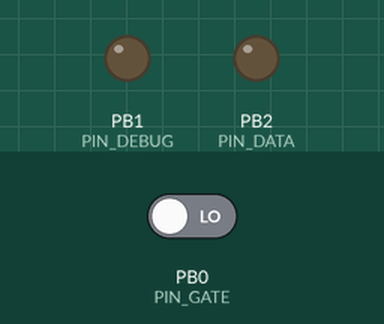
A program run on a simulated ATtiny85, built with avr-gcc and emulated at 8 MHz. Parts: output pins drawn as LEDs (lit = HIGH). The test bench sets the inputs (shaded band); at power-on: PB0 (PIN_GATE) LOW.

Above: at 0.1 s.
At 4.4 s:
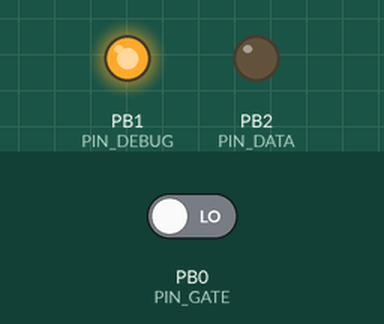
Timing chart, 0 to 5.9 s (numbered marks = the images above):
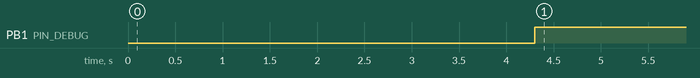

The program:

main.c
```c
// (licence header left out)
#include "main.h"

#include <util/delay.h>

#include "debug.h"
#include "inject.h"


/**
 * the delay in milliseconds between the playstation is powered up and the first
 * initial injection starts
 **/
#define DELAY_AFTER_BOOTUP_MS 4300

/*******************************************************************************
 * @brief   initialize board peripherals
 *
 * @param   none
 *
 * @return  none
 *
 *******************************************************************************/
void init()
{

	REG_DDR  = 0x00; // all pins as inputs
	REG_PORT = 0x00; // no pullup -> high impedance

	debug_init();
}

/*******************************************************************************
 * @brief   the main function
 *
 *
 * @param   none
 *
 * @return  none
 *
 *******************************************************************************/
int main()
{

	init();

	_delay_ms(DELAY_AFTER_BOOTUP_MS);
	inject_sequence();

	while (1) {
		// at the moment nothing to do...
	}
}
```

debug.c
```c
// (licence header left out)
#include "debug.h"

#include "main.h"

/*******************************************************************************
 * @brief   initialize the debug I/O pin
 *
 * simply sets the debug-pin as an output with an initial LOW-level
 *
 * @param   none
 *
 * @return  none
 *
 ******************************************************************************/
void debug_init()
{
	REG_DDR |= (1 << PIN_DEBUG);
	REG_PORT &= ~(1 << PIN_DEBUG);
}

/*******************************************************************************
 * @brief   controls the debug pin
 *
 * @param   mode    DEBUG_LOW     sets the pin to a low-level
 *                  DEBUG_HIGH    sets the pin to a high-level
 *                  DEBUG_TOGGLE  toggles the pin
 *
 * @return  none
 *
 ******************************************************************************/
void debug_set_pin(uint8_t mode)
{

	switch (mode) {

	case DEBUG_LOW:
		REG_PORT &= ~(1 << PIN_DEBUG);
		break;

	case DEBUG_HIGH:
		REG_PORT |= (1 << PIN_DEBUG);
		break;

	case DEBUG_TOGGLE:
		REG_PORT ^= (1 << PIN_DEBUG);
		break;
	}
}
```

debug.h
```c
// (licence header left out)
#include <avr/io.h>

#ifndef DEBUG_H_
#define DEBUG_H_

#define DEBUG_LOW 0
#define DEBUG_HIGH 1
#define DEBUG_TOGGLE 2

void debug_init();
void debug_set_pin(uint8_t mode);

#endif /* DEBUG_H_ */
```

inject.c
```c
// (licence header left out)
#include "inject.h"

#include <avr/interrupt.h>
#include <avr/io.h>
#include <util/delay.h>

#include "debug.h"
#include "main.h"

/**
 * define your region. Valid defines are:
 * REGION_EUROPE, REGION_AMERICA, REGION_JAPAN
 */
#define REGION_EUROPE
//#define REGION_AMERICA
//#define REGION_JAPAN

/**
 * length of a injection stream in number of bits
 **/
#define REGION_LENGTH 44

/**
 * the length of a bit in milliseconds
 **/
#define BIT_LENGTH_MS 4

/**
 * the delay between two injections in milliseconds
 **/
#define DELAY_AFTER_INJECTION_MS 90

/**
 * how much repeats of the region in one injection sequence
 **/
#define REPEAT_INJECTION 70

/**
 * choose the presacler for the timer
 **/
//#define TIMER_PRESCALER_0
//#define TIMER_PRESCALER_8
#define TIMER_PRESCALER_64
//#define TIMER_PRESCALER_256

/******************************************************************************
 * variables
 ******************************************************************************/

#ifdef REGION_EUROPE
// SCEE 1 00110101 00, 1 00111101 00, 1 01011101 00, 1 01011101 00
static char SCEXData[REGION_LENGTH] = {1, 0, 0, 1, 1, 0, 1, 0, 1, 0, 0,  // S
                                       1, 0, 0, 1, 1, 1, 1, 0, 1, 0, 0,  // C
                                       1, 0, 1, 0, 1, 1, 1, 0, 1, 0, 0,  // E
                                       1, 0, 1, 0, 1, 1, 1, 0, 1, 0, 0}; // E

#elif defined REGION_AMERICA
// SCEA: 1 00110101 00, 1 00111101 00, 1 01011101 00, 1 01111101 00
static char SCEXData[REGION_LENGTH] = {1, 0, 0, 1, 1, 0, 1, 0, 1, 0, 0,  // S
                                       1, 0, 0, 1, 1, 1, 1, 0, 1, 0, 0,  // C
                                       1, 0, 1, 0, 1, 1, 1, 0, 1, 0, 0,  // E
                                       1, 0, 1, 1, 1, 1, 1, 0, 1, 0, 0}; // A

#elif defined REGION_JAPAN
// SCEI: 1 00110101 00, 1 00111101 00, 1 01011101 00, 1 01101101 00
static char SCEXData[REGION_LENGTH] = {1, 0, 0, 1, 1, 0, 1, 0, 1, 0, 0,  // S
                                       1, 0, 0, 1, 1, 1, 1, 0, 1, 0, 0,  // C
                                       1, 0, 1, 0, 1, 1, 1, 0, 1, 0, 0,  // E
                                       1, 0, 1, 1, 0, 1, 1, 0, 1, 0, 0}; // I

#else
#	error "Please define a Region!"
#endif

// milliseconds counter variable
volatile uint8_t m_counter_ms = 0;

/******************************************************************************
 * @brief   starts the timer which counts the milliseconds
 *
 * f_ocnx = (F_CPU) / (2*N*(1+OCRNx)
 *
 * @param   none
 *
 * @return  none
 *
 ******************************************************************************/
void inject_startTimer()
{

	sei(); // enable all interrupts

	TCCR0A |= (1 << WGM01); // CTC-Mode

#ifdef TIMER_PRESCALER_0
	TCCR0B |= (1 << CS00); // no prescaler
#	elifdef TIMER_PRESCALER_8
	TCCR0B |= (1 << CS01); // prescaler 8
#	elifdef TIMER_PRESCALER_64
	TCCR0B |= (1 << CS01) | (1 << CS00); // prescaler 64
#	elifdef TIMER_PRESCALER_256
	TCCR0B |= (1 << CS02) | (1 << CS00); // prescaler 256
#endif                                       // TIMER_PRESCALER_0

	TIMSK |= (1 << OCIE0A); // enable compare A interrupt
	OCR0A = 124;            // interrupt every 1ms

	m_counter_ms = 0; // set millisecond-counter back to zero
}

/******************************************************************************
 * @brief   stops the timer which counts the milliseconds
 *
 * @param   none
 *
 * @return  none
 *
 ******************************************************************************/
void inject_stopTimer()
{
	TIMSK &= ~(1 << OCIE0A);
}

/******************************************************************************
 * @brief    interrupt which is called every millisecond
 *
 * @param    vector (set via macro)
 *
 * @return   none
 *
 ******************************************************************************/
ISR(TIM0_COMPA_vect)
{
	m_counter_ms++;
}

/******************************************************************************
 * @brief    write a HIGH-Bit on the databus
 *
 * @param    none
 *
 * @return   none
 *
 ******************************************************************************/
void inject_write_high_bit()
{

	REG_DDR &= ~(1 << PIN_GATE); // be sure the pin acts as input

	if (REG_PIN & (1 << PIN_GATE)) {      // the gate-pin is HIGH
		REG_DDR &= ~(1 << PIN_DATA);  // set data-Pin as Input
		REG_PORT &= ~(1 << PIN_DATA); // set to high impedance
	}
	else {                                // the gate-pin is LOW
		REG_DDR |= (1 << PIN_DATA);   // set data-Pin as Output
		REG_PORT &= ~(1 << PIN_DATA); // set the data-Pin LOW
	}
}

/******************************************************************************
 * @brief    write a LOW-Bit on the databus
 *
 * @param    none
 *
 * @return   none
 *
 ******************************************************************************/
void inject_write_low_bit()
{
	REG_DDR |= (1 << PIN_DATA);   // set data-Pin as Output
	REG_PORT &= ~(1 << PIN_DATA); // set the data-Pin LOW
}

/******************************************************************************
 * @brief    inject the region-code on the databus
 *
 * @param    none
 *
 * @return   none
 *
 ******************************************************************************/
void inject_region_code()
{

	uint8_t i = 0;

	inject_startTimer();

	for (i = 0; i < REGION_LENGTH; i++) {

		m_counter_ms = 0;

		while (m_counter_ms < BIT_LENGTH_MS) {

			if (SCEXData[i] == 1) {
				debug_set_pin(DEBUG_HIGH);
				inject_write_high_bit();
			}
			else {
				debug_set_pin(DEBUG_LOW);
				inject_write_low_bit();
			}
		}
	}

	inject_stopTimer(); // stop the timer
}

/*******************************************************************************
 * @brief   starts the injection sequence
 *
 * the sequence also repeats the region injection multiple times.
 *
 * @param   none
 *
 * @return  none
 ******************************************************************************/
void inject_sequence()
{

	REG_DDR &= ~(1 << PIN_DATA);  // set data-pin as Input
	REG_PORT &= ~(1 << PIN_DATA); // set data-pin to high impedance

	uint8_t i = 0;

	for (i = 0; i < REPEAT_INJECTION; i++) {
		inject_region_code();   // inject single stream
		inject_write_low_bit(); // prepare for the next injection
		_delay_ms(
		    DELAY_AFTER_INJECTION_MS); // give the console some break
	}

	inject_release(); // set all pins to high impedance
}

/*******************************************************************************
 * @brief   releases all pins to the origin state before the injection
 *
 * this function should be called after every injection. It set's all pins from
 * the microcontroller to high impedance
 *
 * @param   none
 *
 * @return  none
 ******************************************************************************/
void inject_release()
{
	REG_DDR &= ~(1 << PIN_DATA);  // set data-pin as input
	REG_PORT &= ~(1 << PIN_DATA); // set data-pin to high-impedance

	REG_DDR &= ~(1 << PIN_GATE);  // set gate-pin as input
	REG_PORT &= ~(1 << PIN_GATE); // set gate_pin to high-impedance
}
```

inject.h
```c
// (licence header left out)
#ifndef INJECT_H_
#define INJECT_H_

void inject_region_code();
void inject_startTimer();
void inject_stopTimer();
void inject_release();
void inject_sequence();

#endif /* INJECT_H_ */
```

main.h
```c
// (licence header left out)
#ifndef MAIN_H_
#define MAIN_H_

#include <avr/io.h>

/*
 * Pinout on Playstation
 *
 * GATE - IC732.Pin-5  (WFCK)
 * DATA - IC732.Pin-42 (CEO)
 * SUBQ - IC304.Pin-24 (SUBQ)
 * SQCK - IC304.Pin-26 (SQCK)
 *
 */

#define REG_DDR DDRB
#define REG_PIN PINB
#define REG_PORT PORTB

// pin for debugging (led)
#define PIN_DEBUG PB1

/** IC732 Pins -> CPU **/
#define PIN_GATE PB0
#define PIN_DATA PB2

/** IC304 Pins -> Lens Controller **/
#define PIN_SUBQ PB3
#define PIN_SQCK PB4

#endif /* MAIN_H_ */
```

Measured:
- by itself, PB1 (PIN_DEBUG): LOW → HIGH at 4.3 s
